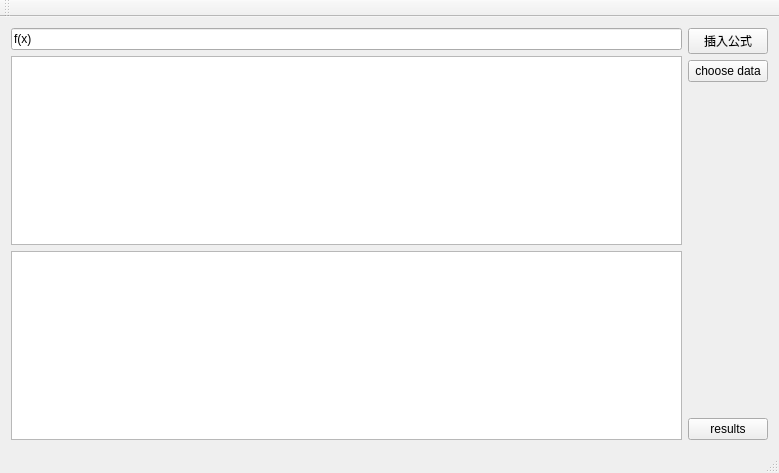
<?xml version="1.0" encoding="UTF-8"?>
<ui version="4.0">
 <class>MainWindow</class>
 <widget class="QMainWindow" name="MainWindow">
  <property name="geometry">
   <rect>
    <x>0</x>
    <y>0</y>
    <width>779</width>
    <height>473</height>
   </rect>
  </property>
  <property name="windowTitle">
   <string>MainWindow</string>
  </property>
  <widget class="QWidget" name="centralWidget">
   <layout class="QGridLayout" name="gridLayout">
    <item row="3" column="2">
     <widget class="QPushButton" name="pushButton_2">
      <property name="text">
       <string>results</string>
      </property>
     </widget>
    </item>
    <item row="0" column="1" rowspan="4">
     <layout class="QVBoxLayout" name="verticalLayout">
      <item>
       <widget class="QLineEdit" name="lineEdit">
        <property name="text">
         <string>f(x)</string>
        </property>
       </widget>
      </item>
      <item>
       <widget class="QTextEdit" name="textEdit_2"/>
      </item>
      <item>
       <widget class="QTextEdit" name="textEdit_3"/>
      </item>
     </layout>
    </item>
    <item row="0" column="2">
     <widget class="QPushButton" name="pushButton_3">
      <property name="text">
       <string>插入公式</string>
      </property>
     </widget>
    </item>
    <item row="1" column="2">
     <widget class="QPushButton" name="pushButton">
      <property name="text">
       <string>choose data</string>
      </property>
     </widget>
    </item>
   </layout>
  </widget>
  <widget class="QMenuBar" name="menuBar">
   <property name="geometry">
    <rect>
     <x>0</x>
     <y>0</y>
     <width>779</width>
     <height>27</height>
    </rect>
   </property>
  </widget>
  <widget class="QToolBar" name="mainToolBar">
   <attribute name="toolBarArea">
    <enum>TopToolBarArea</enum>
   </attribute>
   <attribute name="toolBarBreak">
    <bool>false</bool>
   </attribute>
  </widget>
  <widget class="QStatusBar" name="statusBar"/>
 </widget>
 <layoutdefault spacing="6" margin="11"/>
 <resources/>
 <connections/>
</ui>
